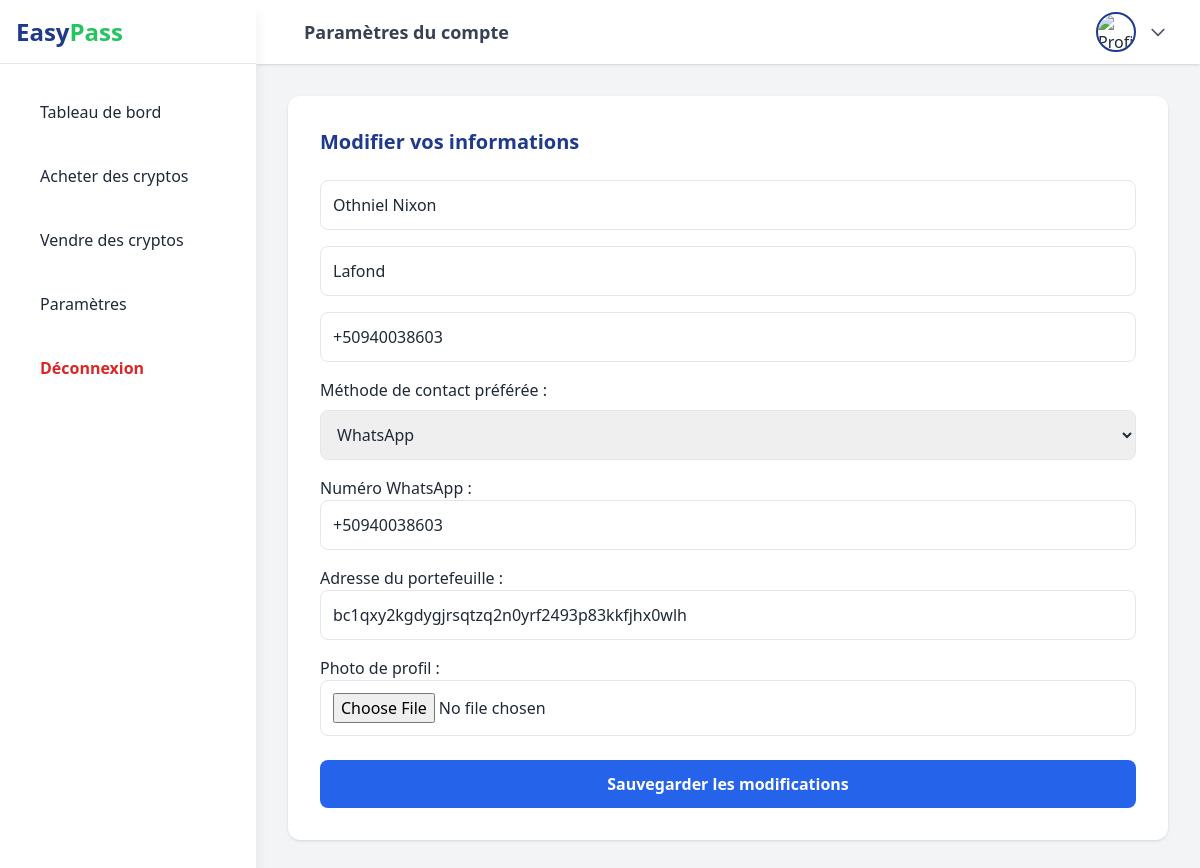
Screenshot of /settings/ (signed in) with the database file from the repository.
### customusers/models.py (models this page shows, shortened)
class CustomUser(AbstractBaseUser, PermissionsMixin):
    email = models.EmailField(unique=True)
    first_name = models.CharField(max_length=50, blank=True, null=True)
    last_name = models.CharField(max_length=50, blank=True, null=True)
    phone_number = models.CharField(max_length=20, blank=True, null=True)
    country = models.CharField(max_length=2, choices=COUNTRIES, blank=True, null=True)
    wallet_address = models.CharField(max_length=255, blank=True, null=True)
    profile_picture = models.ImageField(upload_to="profile_pics/", blank=True, null=True)
    is_active = models.BooleanField(default=True)
    is_staff = models.BooleanField(default=False)
    date_joined = models.DateTimeField(auto_now_add=True)
    objects = CustomUserManager()
    USERNAME_FIELD = 'email'
    REQUIRED_FIELDS = []

### website/views.py (the view, shortened to what this page needs)
# urls.py: path("settings/", views.account_settings, name="account_settings"),
@login_required
def account_settings(request):
    user = request.user
    return render(request, "website/dashboard/settings.html")

### website/templates/website/dashboard/settings.html (shortened to what this page needs)
{% extends "website/dashboard/base.html" %}
{% block page_title %}Paramètres du compte{% endblock %}
{% block content %}
<div id="settingsPage" class="w-full bg-white rounded-xl shadow p-6 sm:p-8">
    <h3 class="text-lg sm:text-xl font-bold text-blue-900 mb-6">
        Modifier vos informations
    </h3>
    <form method="post" enctype="multipart/form-data" id="settingsForm">
        <div class="space-y-4">
            <input type="text" name="first_name" placeholder="Prénom"
                   class="w-full border rounded-lg p-3"
                   value="{{ request.user.first_name }}">
            <input type="text" name="last_name" placeholder="Nom"
                   class="w-full border rounded-lg p-3"
                   value="{{ request.user.last_name }}">
            <input type="text" name="phone_number" placeholder="Téléphone"
                   class="w-full border rounded-lg p-3"
                   value="{{ request.user.phone_number }}">
        </div>
        <div class="mt-4">
            <label for="contact_method" class="block mb-2">Méthode de contact préférée :</label>
            <select name="contact_method" id="contact_method" class="w-full border rounded-lg p-3">
                <option value="whatsapp" {% if request.user.phone_number %}selected{% endif %}>WhatsApp</option>
            </select>
            <div id="whatsappField" class="mt-4 hidden">
                <label for="whatsapp_number">Numéro WhatsApp :</label>
                <input type="text" name="whatsapp_number" id="whatsapp_number"
                       class="w-full border rounded-lg p-3"
                       value="{{ request.user.phone_number }}">
            </div>
        </div>
        <div class="mt-4">
            <label for="wallet_address">Adresse du portefeuille :</label>
            <input type="text" name="wallet_address" id="wallet_address"
                   class="w-full border rounded-lg p-3"
                   value="{{ request.user.wallet_address }}">
        </div>
        <div class="mt-4">
            <label for="profile_picture">Photo de profil :</label>
            <input type="file" name="profile_picture" id="profile_picture"
                   class="w-full border rounded-lg p-3">
        </div>
        <div class="mt-6">
            <button type="submit" class="w-full bg-blue-600 hover:bg-blue-700 text-white py-3 rounded-lg font-bold">
                Sauvegarder les modifications
            </button>
        </div>
    </form>
</div>
{% endblock %}

### rows the page displays
CustomUser: first_name "Othniel Nixon", last_name "Lafond", phone_number "+50940038603", contact_method "WhatsApp", whatsapp_number "+50940038603", wallet_address "bc1qxy2kgdygjrsqtzq2n0yrf2493p83kkfjhx0wlh"
